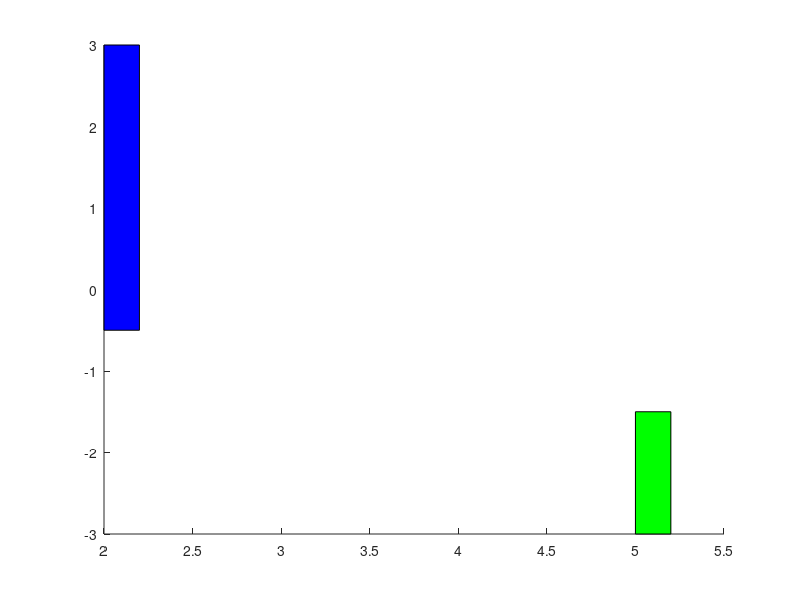

Here is the MATLAB script that generated this plot: (Note: this script raises an error after producing the figure.)
function crtaj_zid(sto_poz)


if(nargin==0)
    sto_poz=[0 0 0];
end
% 
    moguce_boje={['r']; ['b']; ['g']};
    moguci_oblici = {['prizma_4s'];['cilindar'];['prizma_3s']};
% 
%     zid1.boja = moguce_boje{1};
%     zid1.oblik = moguci_oblici{1};
%     zid1.dim(1) = 0.2;
%     zid1.dim(2) = 3.5;
%     zid1.dim(3) = 2.7;
%     zid1.poz(1)=2.1;%0.01*randi([2 5]);
%     zid1.poz(2)=1.25;%0.01*randi([-5 5]);
%     zid1.poz(3)=0;%0.01*randi([0 10]);
%     zid1.or(1)=0;%randi([-180 180])*pi/180;
%     zid1.or(2)=0;%randi([-180 180])*pi/180;
%     zid1.or(3)=0;%randi([-180 180])*pi/180;
%     
% 
%     zid2.boja = moguce_boje{2};
%     zid2.oblik = moguci_oblici{1};
%     zid2.dim(1) = 0.2;
%     zid2.dim(2) = 4.1;
%     zid2.dim(3) = 2.7;
%     zid2.poz(1)=4.1;%0.01*randi([2 5]);
%     zid2.poz(2)=-2;%0.01*randi([-5 5]);
%     zid2.poz(3)=0;%0.01*randi([0 10]);
%     zid2.or(1)=0;%randi([-180 180])*pi/180;
%     zid2.or(2)=0;%randi([-180 180])*pi/180;
%     zid2.or(3)=0;%randi([-180 180])*pi/180;
% 
% 
%     zid3.boja = moguce_boje{3};
%     zid3.oblik = moguci_oblici{1};
%     zid3.dim(1) = 0.2;
%     zid3.dim(2) = 4.5;
%     zid3.dim(3) = 2.7;
%     zid3.poz(1)=6.1;%0.01*randi([2 5]);
%     zid3.poz(2)=1.75;%0.01*randi([-5 5]);
%     zid3.poz(3)=0;%0.01*randi([0 10]);
%     zid3.or(1)=0;%randi([-180 180])*pi/180;
%     zid3.or(2)=0;%randi([-180 180])*pi/180;
%     zid3.or(3)=0;%randi([-180 180])*pi/180;
% 
%     zid1.poz=zid1.poz+sto_poz;
%     zid2.poz=zid2.poz+sto_poz;
%     zid3.poz=zid3.poz+sto_poz;
%     
%     hold on;


    walls = [   2 -0.5 2.2 -0.5 2.2 3 2 3 2 -0.5 ;
                5 -3 5.2 -3 5.2 -1.5 5 -1.5 5 -3 ];

% %     walls = [   2 -0.5 2.2 -0.5 2.2 3 2 3 2 -0.5 ;
% %                 4 -3 4.2 -3 4.2 0.3 4 0.3 4 -3 ;
% %                 6 -1.5 6.2 -1.5 6.2 3 6 3 6 -1.5 ]; 


    zid1.boja = moguce_boje{2};
    zid1.oblik = moguci_oblici{1};
    zid1.dim(1) = 0.2;
    zid1.dim(2) = 3.5;
    zid1.dim(3) = 1.5;
    zid1.poz(1)=2.1;%0.01*randi([2 5]);
    zid1.poz(2)=3.5/2-0.5;%0.01*randi([-5 5]);
    zid1.poz(3)=0;%0.01*randi([0 10]);
    zid1.or(1)=0;%randi([-180 180])*pi/180;
    zid1.or(2)=0;%randi([-180 180])*pi/180;
    zid1.or(3)=0;%randi([-180 180])*pi/180;
            
    zid2.boja = moguce_boje{3};
    zid2.oblik = moguci_oblici{1};
    zid2.dim(1) = 0.2;
    zid2.dim(2) = 1.5;
    zid2.dim(3) = 1.5;
    zid2.poz(1)=5.1;%0.01*randi([2 5]);
    zid2.poz(2)=1.5/2-1.5-1.5;%0.01*randi([-5 5]);
    zid2.poz(3)=0;%0.01*randi([0 10]);
    zid2.or(1)=0;%randi([-180 180])*pi/180;
    zid2.or(2)=0;%randi([-180 180])*pi/180;
    zid2.or(3)=0;%randi([-180 180])*pi/180;
            
    wi=0;
    hold on;
    while(wi<size(walls,1))
        wi=wi+1;
        fill(walls(wi,1:2:end),walls(wi,2:2:end),moguce_boje{mod(wi,3)+1});
    end
     crtaj_predmet(zid1);
     crtaj_predmet(zid2);

end